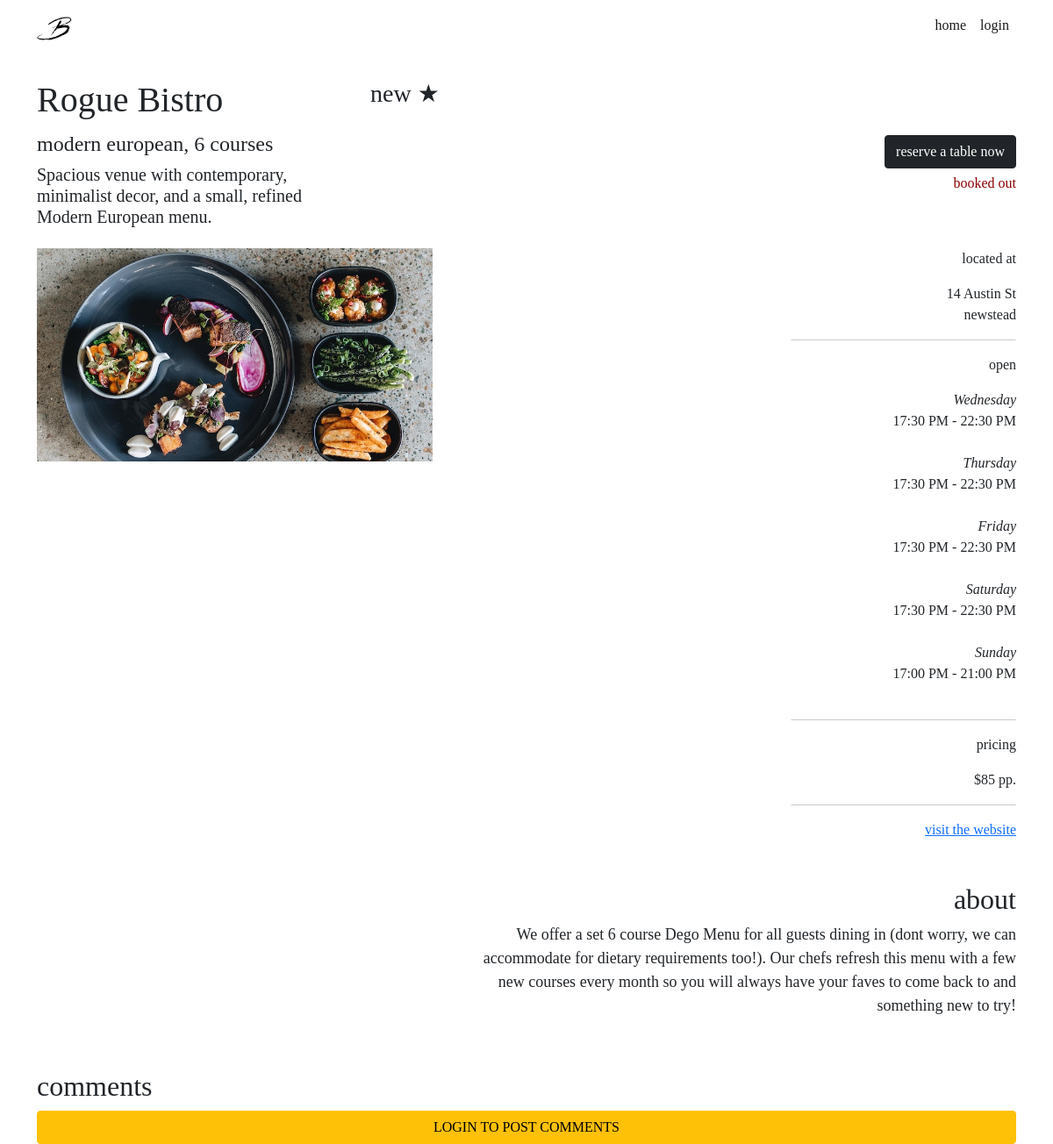
The page /restaurants/5 on the database its author committed.
### website/models.py (models this page shows, shortened)
class Restaurant(db.Model):
    __tablename__ = 'restaurants'
    __table_args__ = {'extend_existing': True}
    restaurant_id = db.Column(db.Integer, primary_key=True)
    name = db.Column(db.String(100), nullable=False)
    street = db.Column(db.String(150), nullable=False)
    suburb = db.Column(db.String(50), nullable=False)
    max_reservations = db.Column(db.Integer)
    caption = db.Column(db.String(200), nullable=False)
    description = db.Column(db.String(400), nullable=False)
    price = db.Column(db.Integer)
    cuisine_type = db.Column(db.String(30), nullable=False)
    num_courses = db.Column(db.Integer, nullable=False)
    website = db.Column(db.String(400))
    image = db.Column(db.String(400), nullable=False)
    comments = db.relationship('Comment', backref='restaurant')
    statuses = db.relationship('RestaurantStatus', backref='restaurant')
    opening_hours = db.relationship('RestaurantOpeningHours', backref='restaurant')
    reservations = db.relationship('Reservation', backref='restaurant')
    user_id = db.Column(db.Integer, db.ForeignKey('users.id'))

class RestaurantOpeningHours(db.Model):
    __tablename__ = 'restaurantopeninghours'
    __table_args__ = {'extend_existing': True}
    restaurant_opening_hours_id = db.Column(db.Integer, primary_key=True)
    day_of_the_week = db.Column(db.String, nullable=False)
    start_time = db.Column(db.Time, nullable=False)
    end_time = db.Column(db.Time, nullable=False)
    restaurant_id = db.Column(db.Integer, db.ForeignKey('restaurants.restaurant_id'))

### website/views.py (the view)
@restaurant_bp.route('/<id>')
def restaurant(id):
    comment_form = CommentForm()
    reservation_form = ReservationForm()
    restaurant = Restaurant.query.filter_by(restaurant_id = id).first()
    space = restaurant_space(restaurant, date.today())
    return render_template("restaurant.html", restaurant=restaurant, comment_form=comment_form, reservation_form=reservation_form, space=space, open_today = check_open_today(restaurant, date.today()))

### website/views.py (called while the page is built)
def restaurant_space(restaurant, space_on_date):
    current_booking_quantity = 0
    for reservation in restaurant.reservations:
        if (reservation.reservation_time.date() == space_on_date):
            current_booking_quantity += reservation.quantity
    return restaurant.max_reservations - current_booking_quantity

def check_open_today(restaurant, time_to_check):
    for day_tuple in restaurant.opening_hours:
        if (day_tuple.day_of_the_week.lower() == time_to_check.strftime("%A").lower()):
            return True
    return False

### website/templates/restaurant.html (shortened to what this page needs)
{% extends 'base.html' %}
{% block content %}
<div class="container">
    <div class="row mt-4 mb-1">
        <div class="col-lg-4 col-sm-4">
            <h1>{{ restaurant.name }}</h1>
        </div>
        <div class="col-lg-8 col-sm-8 rating">
            {% set average = [] %}
            <h3> {% if average|count > 0 %}
                {{ average | sum / average | count}}
                {% else %}
                new
                {% endif %}&#9733;</h3>
        </div>
    </div>
    <div class="row">
        <div class="col-lg-4 col-sm-6">
            <h4>{% if restaurant.cuisine_type == "None" %}
                variety{% else %}{{restaurant.cuisine_type}}{%endif%}, {{restaurant.num_courses}} courses</h4>
            <h5>{{ restaurant.caption }}</h5>
        </div>
        <div class="col-lg-8 col-sm-6 btn-align mt-1">
            {% import 'reservation.html' as reservation %}
            {{reservation.reservation_creation(restaurant, reservation_form)}}
            <p class="seat-alert">
                {% if (restaurant.statuses[-1].status == "upcoming") and open_today %}
                {{ space }} tables left
                {% else %}
                {% if restaurant.statuses[-1].status == "booked" %}
                booked out
                {% else %}
                {{ restaurant.statuses[-1].status }}
                {% endif %}
                {% endif %}
            </p>
        </div>
    </div>
    <div class="row mt-3 mb-3">
        <div class="col-lg-5 col-sm-6">
            <img src="{{ restaurant.image }}" class="img-fluid">
        </div>
        <div class="col-lg-7 col-sm-6 info-align mt-3 mt-xl-0">
            <p class="info-heading">
                located at
            </p>
            <p>
                {{ restaurant.street }}<br> {{ restaurant.suburb }}
            </p>
            <hr class="info-line">
            <p class="info-heading">
                {% if open_today and
                (restaurant.statuses[-1].status == "upcoming" or restaurant.statuses[-1].status == "booked") %}
                open
                {% else %}
                closed
                {% endif %}
            </p>
            <p>
                {% for open_time in restaurant.opening_hours%}
                <i>{{ open_time.day_of_the_week }}</i>
                <br>{{open_time.start_time.strftime("%H:%M %p")}} - {{open_time.end_time.strftime("%H:%M %p")}}
                <br><br>
                {% endfor %}
            </p>
            <hr class="info-line">
            <p class="info-heading">
                pricing
            </p>
            <p>
                ${{ restaurant.price }} pp.
            </p>
            <hr class="info-line">
            <a href="{{ restaurant.website}}">visit the website</a>
            <br><br><br>
            <h2 align="right">about</h2>
            <p class="about">
                {{ restaurant.description }}<br><br>
            </p>
        </div>
    </div>
</div>
<div class="container">
    <div class="row mt-1">
        <div class="col-lg-2">
            <h2>comments</h2>
        </div>
    </div>
    {% if current_user.is_authenticated %}
    <form method="post" action="{{url_for('restaurants.restaurant', id=restaurant.restaurant_id)}}/comment">
        {{ comment_form.csrf_token }}
        <div class="row mt-3 mb-2">
            <div class="col-10">
                {{comment_form.text.label (class="form-label") }}
                {{comment_form.text (class="form-control")}}
            </div>
        </div>
        <div class="col-6 col-sm-3">
            {{comment_form.user_rating.label (class="form-label") }}
            {{comment_form.user_rating (class="form-control")}}
        </div>
        <div class="col-6 col-sm-3">
            {{ comment_form.submit (class="btn btn-outline-dark my-2") }}
        </div>
    </form>
    {% else %}
    <div class="d-grid gap-2">
        <a class="btn btn-warning bg-warning" type="button" href="{{ url_for('auth.login') }}">LOGIN TO POST
            COMMENTS</a>
    </div>
    {% endif %}
</div>
{% endblock %}

### website/static/css/stylesheet.css (style rules this page uses)
body { font-family: Didot, Palatino, Perpetua, serif; }
.btn-align { text-align: right }
.info-align { text-align: right; }
.info-line { width: 40%; transform: translateX(150%); }
p.info-heading { font-weight: 500; }
p.about { text-align: right; margin-left: auto; font-size: 18px; }
p.seat-alert { color: darkred; margin-top: 5px; }
.rating { text-align: left; }

### rows shown on the page
Restaurant: name "Rogue Bistro", cuisine_type "modern european", num_courses "6", caption "Spacious venue with contemporary, minimalist decor, and a small, refined Modern European menu.", image (picture), street "14 Austin St", suburb "newstead", price "85", description "We offer a set 6 course Dego Menu for all guests dining in (dont worry, we can accommodate for dietary requirements too!). Our chefs refresh this menu with a few new courses every month so you will always have your faves to come back to and something new to try!"
RestaurantOpeningHours: day_of_the_week "Wednesday", start_time "17:30 PM", end_time "22:30 PM"
RestaurantOpeningHours: day_of_the_week "Thursday", start_time "17:30 PM", end_time "22:30 PM"
RestaurantOpeningHours: day_of_the_week "Friday", start_time "17:30 PM", end_time "22:30 PM"
RestaurantOpeningHours: day_of_the_week "Saturday", start_time "17:30 PM", end_time "22:30 PM"
RestaurantOpeningHours: day_of_the_week "Sunday", start_time "17:00 PM", end_time "21:00 PM"
